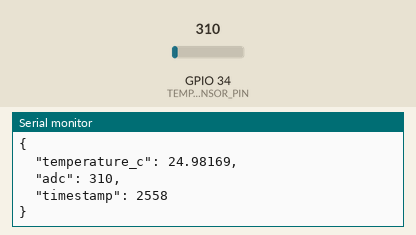
This program was run on a simulated ESP32. On the bench: the last lines printed to the serial monitor. The inputs (shaded band) are chosen by the test bench; at power-on: GPIO 34 (TEMP_SENSOR_PIN) = 310 (analog values on the 0–4095 scale). WiFi joins after 1.5 s; servers stay silent unless stated; storage starts empty; no MQTT or app messages arrive unless stated.

Above: at 3.7 s.
3.8 s: GPIO 34 (TEMP_SENSOR_PIN) set to 372
At 5.7 s:
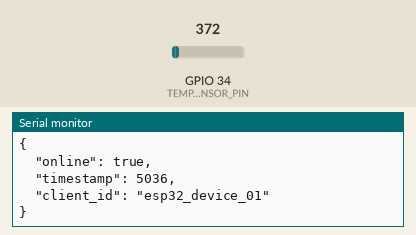
9.4 s: GPIO 34 (TEMP_SENSOR_PIN) set to 434
At 11.8 s:
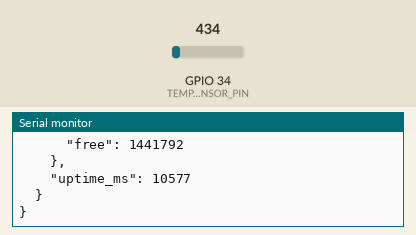
Timing chart, 0 to 13.3 s (numbered marks = the images above; inputs shaded):
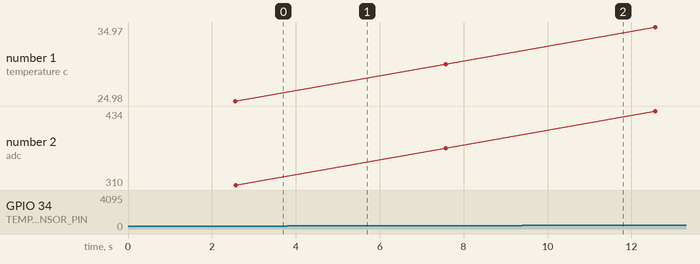

Measured:
- plotted number 1: 24.98 → 29.98 after the input at 3.8 s, 29.98 → 34.97 after the input at 9.4 s
- plotted number 2: 310 → 372 after the input at 3.8 s, 372 → 434 after the input at 9.4 s

The program:

main.cpp
```cpp
#include <Arduino.h>
#include "wifi_manager.h"
#include "json_formatter.h"
#include "memory_monitor.h"
#include "mqtt_client.h"
#include "config.h"
#include "status_reporter.h"
#include "temperature_sensor.h"


// Tarea que imprime y publica estado WiFi
void wifiInfoTask(void *parameter) {
    while (true) {
        String wifiJson = generate_wifi_json();
        Serial.println("[wifi/status]");
        Serial.println(wifiJson);
        mqtt_publish(MQTT_TOPIC_WIFI, wifiJson);
        vTaskDelay(pdMS_TO_TICKS(WIFI_INFO_INTERVAL));
    }
}

// Tarea que imprime y publica estado de memoria
void memoryInfoTask(void *parameter) {
    while (true) {
        String memJson = generate_memory_json();
        Serial.println("[system/memory]");
        Serial.println(memJson);
        mqtt_publish(MQTT_TOPIC_MEMORY, memJson);
        vTaskDelay(pdMS_TO_TICKS(WIFI_INFO_INTERVAL));
    }
}

void setup() {
    Serial.begin(115200);
    delay(1000);

    wifi_init();
    mqtt_setup();

    // Tarea de WiFi
    xTaskCreatePinnedToCore(
        wifiInfoTask,
        "WiFiInfoTask",
        4096,
        NULL,
        1,
        NULL,
        1
    );

    // Tarea de memoria
    xTaskCreatePinnedToCore(
        memoryInfoTask,
        "MemoryInfoTask",
        4096,
        NULL,
        1,
        NULL,
        1
    );

    // Tarea de status (heartbeat MQTT)
    start_status_reporter_task();

    //Tarea para el sensor de temperatura
    start_temperature_task();

}

void loop() {
    mqtt_loop();  // Mantiene conexión activa y maneja mensajes entrantes
    vTaskDelay(pdMS_TO_TICKS(100));  // Retardo mínimo para liberar CPU
}
```

json_formatter.h
```cpp
#ifndef JSON_FORMATTER_H
#define JSON_FORMATTER_H

#include <Arduino.h>

// Generadores de JSON separados
String generate_wifi_json();
String generate_memory_json();

#endif // JSON_FORMATTER_H
```

memory_monitor.h
```cpp
#ifndef MEMORY_MONITOR_H
#define MEMORY_MONITOR_H

#include <Arduino.h>
#include <ArduinoJson.h>

// Llenar un objeto JSON con información de memoria
void append_memory_info(JsonDocument &doc);

#endif // MEMORY_MONITOR_H
```

mqtt_client.h
```cpp
#ifndef MQTT_CLIENT_H
#define MQTT_CLIENT_H

#include <Arduino.h>

void mqtt_setup();
void mqtt_loop();
void mqtt_publish(const char* topic, const String& payload);
bool mqtt_is_connected();

#endif
```

status_reporter.h
```cpp
#ifndef STATUS_REPORTER_H
#define STATUS_REPORTER_H

#include <Arduino.h>

// Inicializa la tarea de heartbeat MQTT
void start_status_reporter_task();

#endif // STATUS_REPORTER_H
```

temperature_sensor.h
```cpp
#ifndef TEMPERATURE_SENSOR_H
#define TEMPERATURE_SENSOR_H

#include <Arduino.h>

// Inicializa la tarea de monitoreo de temperatura
void start_temperature_task();

#endif // TEMPERATURE_SENSOR_H
```

wifi_manager.h
```cpp
#ifndef WIFI_MANAGER_H
#define WIFI_MANAGER_H

#include <WiFi.h>
#include <string>

// Inicializa la conexión WiFi (llamar una vez desde setup o una tarea)
void wifi_init();

// Devuelve true si estamos conectados al WiFi
bool wifi_is_connected();

// Devuelve el SSID actual
std::string wifi_get_ssid();

// Devuelve la dirección IP local
std::string wifi_get_ip();

// Devuelve la dirección MAC
std::string wifi_get_mac();

// Devuelve el nivel de señal (RSSI)
int wifi_get_rssi();

#endif // WIFI_MANAGER_H
```

json_formatter.cpp
```cpp
#include "json_formatter.h"
#include "wifi_manager.h"
#include "memory_monitor.h"
#include <ArduinoJson.h>

// Generar JSON solo con datos WiFi
String generate_wifi_json() {
    StaticJsonDocument<256> doc;

    doc["connected"] = wifi_is_connected();
    doc["ssid"] = wifi_get_ssid();
    doc["ip"] = wifi_get_ip();
    doc["mac"] = wifi_get_mac();
    doc["rssi"] = wifi_get_rssi();

    String output;
    serializeJsonPretty(doc, output);
    return output;
}

// Generar JSON solo con datos de memoria
String generate_memory_json() {
    StaticJsonDocument<512> doc;

    append_memory_info(doc);

    String output;
    serializeJsonPretty(doc, output);
    return output;
}
```

memory_monitor.cpp
```cpp
#include "memory_monitor.h"
#include <SPIFFS.h>

void append_memory_info(JsonDocument &doc) {
    JsonObject memory = doc.createNestedObject("memory");

    // === RAM / HEAP ===
    uint32_t heap_total = ESP.getHeapSize();
    uint32_t heap_free = ESP.getFreeHeap();
    uint32_t heap_used = heap_total - heap_free;

    JsonObject heap = memory.createNestedObject("heap");
    heap["total"] = heap_total;
    heap["free"] = heap_free;
    heap["used"] = heap_used;

    // === Flash (SPIFFS) ===
    if (SPIFFS.begin(true)) {
        uint32_t flash_total = SPIFFS.totalBytes();
        uint32_t flash_used = SPIFFS.usedBytes();
        uint32_t flash_free = flash_total - flash_used;

        JsonObject flash = memory.createNestedObject("flash");
        flash["total"] = flash_total;
        flash["used"] = flash_used;
        flash["free"] = flash_free;
    }

    // === Uptime ===
    memory["uptime_ms"] = millis();
}
```

mqtt_client.cpp
```cpp
#include "mqtt_client.h"
#include "config.h"
#include <WiFi.h>
#include <PubSubClient.h>

WiFiClient espClient;
PubSubClient client(espClient);

void mqtt_callback(char* topic, byte* payload, unsigned int length) {
    // Si quisieras manejar mensajes entrantes más adelante
}

void mqtt_reconnect() {
    while (!client.connected()) {
        Serial.print("Conectando a MQTT...");
        if (client.connect(MQTT_CLIENT_ID)) {
            Serial.println(" conectado.");
            // client.subscribe("esp32/command"); // Si deseas escuchar comandos
        } else {
            Serial.print(" fallo, rc=");
            Serial.print(client.state());
            Serial.println(" intentando de nuevo en 5s...");
            delay(5000);
        }
    }
}

void mqtt_setup() {
    client.setServer(MQTT_BROKER, MQTT_PORT);
    client.setCallback(mqtt_callback);
}

void mqtt_loop() {
    if (!client.connected()) {
        mqtt_reconnect();
    }
    client.loop();
}

void mqtt_publish(const char* topic, const String& payload) {
    if (client.connected()) {
        client.publish(topic, payload.c_str(), true);  // `true` = mensaje retenido
    }
}

bool mqtt_is_connected() {
    return client.connected();
}
```

status_reporter.cpp
```cpp
#include "status_reporter.h"
#include "mqtt_client.h"
#include "config.h"
#include <ArduinoJson.h>

void statusReporterTask(void *parameter) {
    while (true) {
        StaticJsonDocument<256> doc;

        doc["online"] = mqtt_is_connected();
        doc["timestamp"] = millis();
        doc["client_id"] = MQTT_CLIENT_ID;

        String json;
        serializeJsonPretty(doc, json);

        Serial.println("[" MQTT_TOPIC_HEARTBEAT "]");
        Serial.println(json);

        mqtt_publish(MQTT_TOPIC_HEARTBEAT, json);

        vTaskDelay(pdMS_TO_TICKS(MQTT_HEARTBEAT_INTERVAL));
    }
}

void start_status_reporter_task() {
    xTaskCreatePinnedToCore(
        statusReporterTask,
        "StatusReporterTask",
        4096,
        NULL,
        1,
        NULL,
        1
    );
}
```

temperature_sensor.cpp
```cpp
#include "temperature_sensor.h"
#include "mqtt_client.h"
#include "config.h"
#include <ArduinoJson.h>

void temperatureTask(void *parameter) {
    analogReadResolution(ADC_RESOLUTION_BITS);
    while (true) {
        int raw = analogRead(TEMP_SENSOR_PIN);
        float voltage = (raw / float(ADC_MAX_VALUE)) * ADC_REF_VOLTAGE;
        float temperatureC = voltage * 100.0;  // LM35: 10mV/°C

        StaticJsonDocument<128> doc;
        doc["temperature_c"] = temperatureC;
        doc["adc"] = raw;
        doc["timestamp"] = millis();

        String json;
        serializeJsonPretty(doc, json);

        Serial.println("[" MQTT_TOPIC_TEMPERATURE "]");
        Serial.println(json);

        mqtt_publish(MQTT_TOPIC_TEMPERATURE, json);

        vTaskDelay(pdMS_TO_TICKS(TEMP_REPORT_INTERVAL));
    }
}

void start_temperature_task() {
    xTaskCreatePinnedToCore(
        temperatureTask,
        "TemperatureTask",
        4096,
        NULL,
        1,
        NULL,
        1
    );
}
```

wifi_manager.cpp
```cpp
#include "wifi_manager.h"
#include "config.h"

void wifi_init() {
    WiFi.mode(WIFI_STA);
    WiFi.begin(WIFI_SSID, WIFI_PASSWORD);

    Serial.print("Conectando a WiFi");

    // Esperar conexión
    int retries = 0;
    while (WiFi.status() != WL_CONNECTED && retries < 20) {
        delay(500);
        Serial.print(".");
        retries++;
    }

    if (WiFi.status() == WL_CONNECTED) {
        Serial.println("\n Conectado a WiFi");
    } else {
        Serial.println("\n No se pudo conectar a WiFi");
    }
}

bool wifi_is_connected() {
    return WiFi.status() == WL_CONNECTED;
}

std::string wifi_get_ssid() {
    return WiFi.SSID().c_str();
}

std::string wifi_get_ip() {
    return WiFi.localIP().toString().c_str();
}

std::string wifi_get_mac() {
    return WiFi.macAddress().c_str();
}

int wifi_get_rssi() {
    return WiFi.RSSI();
}
```

config.h
```cpp
#ifndef CONFIG_H
#define CONFIG_H

// ============================
// 📶 WiFi Configuration
// ============================
#define WIFI_SSID        "SSID"
#define WIFI_PASSWORD    "PASS"

// Tiempo de actualización de datos en ms (WiFi, Memoria)
#define WIFI_INFO_INTERVAL         8000  // ms

// ============================
// 📡 MQTT Configuration
// ============================
#define MQTT_BROKER       "192.168.100.100"   // Dirección del broker MQTT
#define MQTT_PORT         1883             // Puerto para MQTT (no WebSockets)
#define MQTT_CLIENT_ID    "esp32_device_01"

// Intervalo de latido (heartbeat) en ms
#define MQTT_HEARTBEAT_INTERVAL   2500    // ms

// ============================
// 📨 MQTT Topics
// ============================

// Información del estado de conexión WiFi
#define MQTT_TOPIC_WIFI       "esp32/wifi/status"

// Información de uso de memoria (RAM, Flash, Uptime)
#define MQTT_TOPIC_MEMORY     "esp32/system/memory"

// Estado de conexión al broker (heartbeat)
#define MQTT_TOPIC_HEARTBEAT  "esp32/status/heartbeat"

//MQTT temperatura
#define MQTT_TOPIC_TEMPERATURE "esp32/sensors/temperature"


// ============================
// 🌡️ Sensor de Temperatura (ADC)
// ============================
#define TEMP_SENSOR_PIN           34
#define TEMP_REPORT_INTERVAL      5000      // ms
#define ADC_RESOLUTION_BITS       12
#define ADC_REF_VOLTAGE           3.3
#define ADC_MAX_VALUE             4095      // para 12 bits

#endif // CONFIG_H
```
